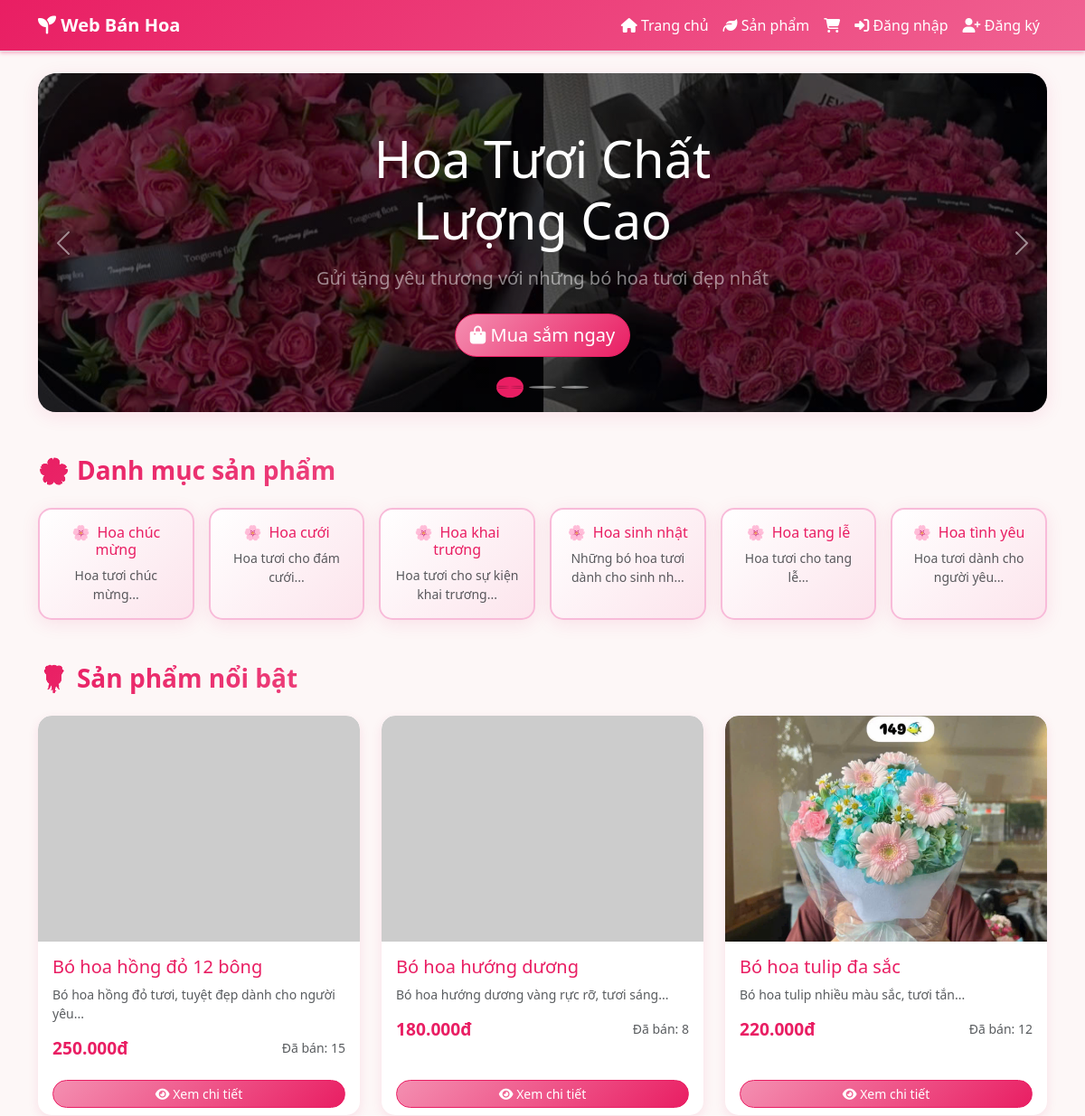
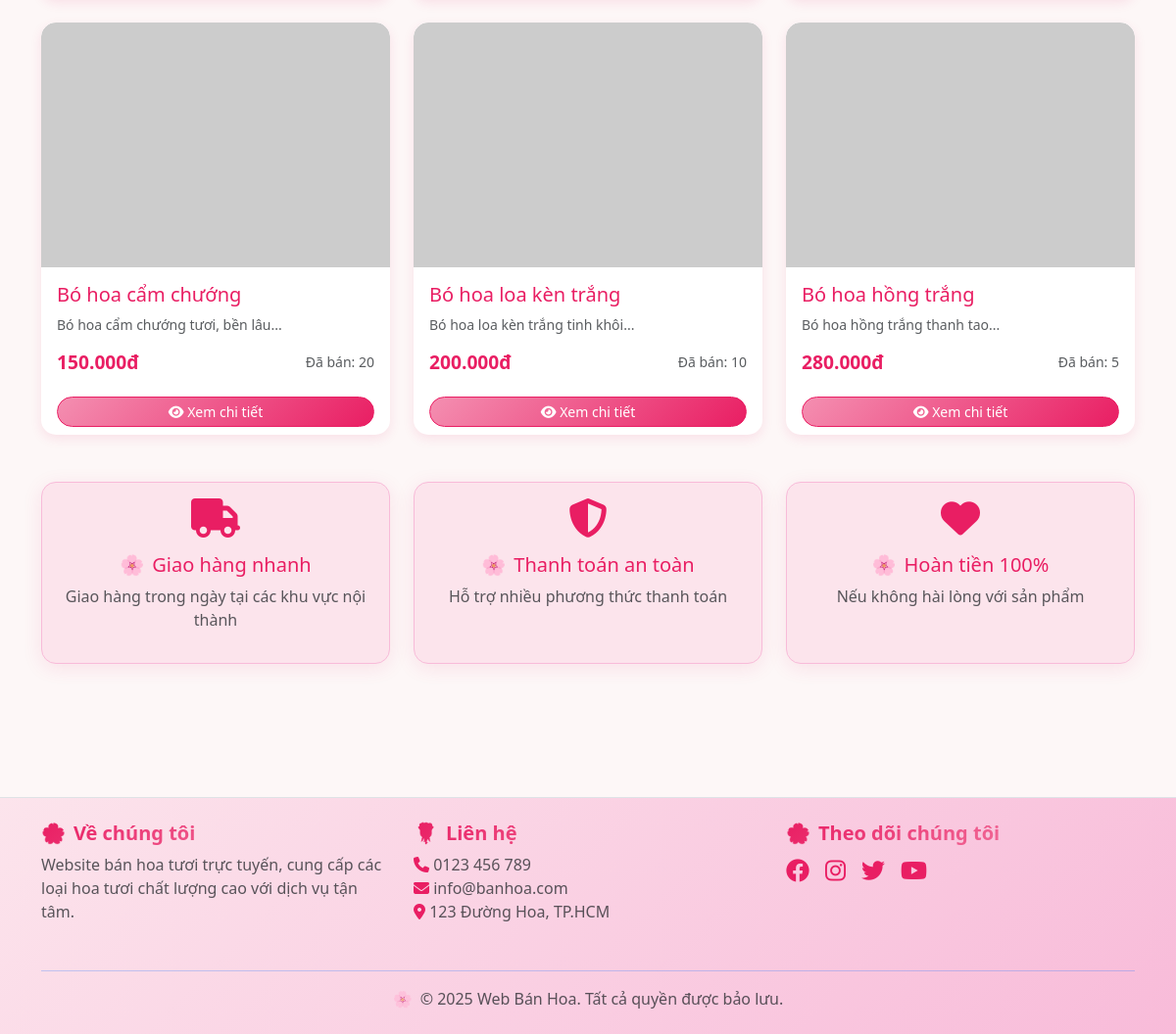
The page / on the database its author committed (2 pictures, top to bottom).
### tables this page shows
CREATE TABLE categories (
    category_id INT AUTO_INCREMENT PRIMARY KEY,
    name VARCHAR(100) NOT NULL,
    description TEXT,
    status ENUM('active', 'inactive') DEFAULT 'active'
);

CREATE TABLE products (
    product_id INT AUTO_INCREMENT PRIMARY KEY,
    name VARCHAR(255) NOT NULL,
    description TEXT,
    price DECIMAL(10, 2) NOT NULL,
    stock INT DEFAULT 0,
     
    image_url VARCHAR(500), 
    category_id INT,
    status ENUM('available', 'out_of_stock', 'discontinued') DEFAULT 'available',
    sold_count INT DEFAULT 0,
    view_count INT DEFAULT 0, 
    created_at TIMESTAMP DEFAULT CURRENT_TIMESTAMP,
    updated_at TIMESTAMP DEFAULT CURRENT_TIMESTAMP ON UPDATE CURRENT_TIMESTAMP,
    FOREIGN KEY (category_id) REFERENCES categories(category_id) ON DELETE SET NULL
);

CREATE TABLE product_images (
    image_id INT AUTO_INCREMENT PRIMARY KEY,
    product_id INT NOT NULL,
    image_url VARCHAR(500) NOT NULL,
    sort_order INT DEFAULT 0,  
    created_at TIMESTAMP DEFAULT CURRENT_TIMESTAMP,
    FOREIGN KEY (product_id) REFERENCES products(product_id) ON DELETE CASCADE
);

### models/Category.php (called while the page is built, shortened)
<?php
class Category {
    private $conn;
    private $table = 'categories';
    public function __construct($db) {
        $this->conn = $db;
    }
    public function getAllCategories() {
        $query = "SELECT * FROM " . $this->table . " WHERE status = 'active' ORDER BY name ASC";
        $result = $this->conn->query($query);
        return $result->fetch_all(MYSQLI_ASSOC);
    }
}
?>

### models/Product.php (called while the page is built, shortened)
<?php
class Product {
    private $conn;
    private $table = 'products';
    public function __construct($db) {
        $this->conn = $db;
    }
    public function getAllProducts($page = 1, $limit = ITEMS_PER_PAGE) {
        $offset = ($page - 1) * $limit;
        $query = "SELECT p.*, c.name as category_name
                  FROM " . $this->table . " p
                  LEFT JOIN categories c ON p.category_id = c.category_id
                  ORDER BY p.created_at DESC
                  LIMIT ? OFFSET ?";
        $stmt = $this->conn->prepare($query);
        $stmt->bind_param("ii", $limit, $offset);
        $stmt->execute();
        return $stmt->get_result()->fetch_all(MYSQLI_ASSOC);
    }
}
?>

### index.php (the view, shortened to what this page needs)
<?php
$conn = require ROOT_DIR . '/config/database.php';
require_once ROOT_DIR . '/models/Product.php';
require_once ROOT_DIR . '/models/Category.php';
$product = new Product($conn);
$category = new Category($conn);
$featured_products = $product->getAllProducts(1, 6);
$categories = $category->getAllCategories();
?>
<?php include 'views/layout/header.php'; ?>
<div class="container">
    <div id="heroCarousel" class="carousel slide mb-5 rounded-xl soft-shadow" data-bs-ride="carousel">
        <div class="carousel-indicators">
            <button type="button" data-bs-target="#heroCarousel" data-bs-slide-to="0" class="active"></button>
            <button type="button" data-bs-target="#heroCarousel" data-bs-slide-to="1"></button>
            <button type="button" data-bs-target="#heroCarousel" data-bs-slide-to="2"></button>
        </div>
        <div class="carousel-inner">
            <div class="carousel-item active">
                <div class="hero-slide" style="background-image: linear-gradient(rgba(0,0,0,0.4), rgba(0,0,0,0.4)), url('./assets/images/slide/z7381766425359_59890343ace576fda6504690a52bad7d.jpg');">
                    <div class="hero-content">
                        <h1 class="display-4 mb-3 text-white">Hoa Tươi Chất Lượng Cao</h1>
                        <p class="lead mb-4 text-white-50">Gửi tặng yêu thương với những bó hoa tươi đẹp nhất</p>
                        <a href="<?php echo APP_URL; ?>/products.php" class="btn btn-primary btn-lg rounded-pill">
                            <i class="fas fa-shopping-bag"></i> Mua sắm ngay
                        </a>
                    </div>
                </div>
            </div>
        </div>
        <button class="carousel-control-prev" type="button" data-bs-target="#heroCarousel" data-bs-slide="prev">
            <span class="carousel-control-prev-icon"></span>
        </button>
        <button class="carousel-control-next" type="button" data-bs-target="#heroCarousel" data-bs-slide="next">
            <span class="carousel-control-next-icon"></span>
        </button>
    </div>
    <div class="mb-5">
        <h3 class="mb-4 gradient-text flower-decoration">Danh mục sản phẩm</h3>
        <div class="row g-3">
            <?php foreach ($categories as $cat): ?>
                <div class="col-md-2 col-sm-4 col-6">
                    <a href="<?php echo APP_URL; ?>/products.php?category=<?php echo $cat['category_id']; ?>"
                       class="card category-card text-decoration-none text-dark h-100 soft-shadow">
                        <div class="card-body text-center p-3">
                            <h6 class="card-title text-primary flower-decoration"><?php echo $cat['name']; ?></h6>
                            <p class="card-text text-muted small"><?php echo substr($cat['description'], 0, 40) . '...'; ?></p>
                        </div>
                    </a>
                </div>
            <?php endforeach; ?>
        </div>
    </div>
    <div class="mb-5">
        <h3 class="mb-4 gradient-text rose-decoration">Sản phẩm nổi bật</h3>
        <div class="row g-4">
            <?php foreach ($featured_products as $prod): ?>
                <div class="col-md-4">
                    <div class="card product-card h-100 rounded-lg">
                        <?php
                        $product_image = '';
                        if (isset($prod['product_id'])) {
                            $img_query = "SELECT image_url FROM product_images WHERE product_id = ? ORDER BY sort_order ASC LIMIT 1";
                            $img_stmt = $conn->prepare($img_query);
                            $img_stmt->bind_param("i", $prod['product_id']);
                            $img_stmt->execute();
                            $img_result = $img_stmt->get_result();
                            if ($img_result->num_rows > 0) {
                                $img_row = $img_result->fetch_assoc();
                                $product_image = $img_row['image_url'];
                            } elseif (!empty($prod['image_url'])) {
                                $product_image = $prod['image_url'];
                            }
                        }
                        if (!empty($product_image)) {
                            echo "<img src='$product_image' class='card-img-top product-image' alt='{$prod['name']}' style='height: 250px; object-fit: cover;' onerror=\"this.src='https://via.placeholder.com/250x250?text=Product+{$prod['product_id']}'\">";
                        } else {
                            echo "<div class='card-img-top product-image d-flex align-items-center justify-content-center bg-light' style='height: 250px;'>";
                            echo "<span class='text-muted'>Sản phẩm #{$prod['product_id']}</span>";
                            echo "</div>";
                        }
                        ?>
                        <div class="card-body">
                            <h5 class="card-title text-primary"><?php echo $prod['name']; ?></h5>
                            <p class="card-text text-muted small"><?php echo substr($prod['description'], 0, 80) . '...'; ?></p>
                            <div class="d-flex justify-content-between align-items-center">
                                <span class="h5 mb-0 price-text"><?php echo number_format($prod['price'], 0, ',', '.'); ?>đ</span>
                                <small class="text-muted">Đã bán: <?php echo $prod['sold_count']; ?></small>
                            </div>
                        </div>
                        <div class="card-footer bg-transparent border-0">
                            <a href="<?php echo APP_URL; ?>/product-detail.php?id=<?php echo $prod['product_id']; ?>"
                               class="btn btn-primary btn-sm w-100 rounded-pill">
                                <i class="fas fa-eye"></i> Xem chi tiết
                            </a>
                        </div>
                    </div>
                </div>
            <?php endforeach; ?>
        </div>
    </div>
    <div class="row mb-5">
        <div class="col-md-4 text-center mb-3">
            <div class="card bg-light-pink rounded-lg soft-shadow h-100">
                <div class="card-body">
                    <i class="fas fa-truck text-primary mb-3" style="font-size: 2.5rem;"></i>
                    <h5 class="text-primary flower-decoration">Giao hàng nhanh</h5>
                    <p class="text-muted">Giao hàng trong ngày tại các khu vực nội thành</p>
                </div>
            </div>
        </div>
        <div class="col-md-4 text-center mb-3">
            <div class="card bg-light-pink rounded-lg soft-shadow h-100">
                <div class="card-body">
                    <i class="fas fa-shield-alt text-primary mb-3" style="font-size: 2.5rem;"></i>
                    <h5 class="text-primary flower-decoration">Thanh toán an toàn</h5>
                    <p class="text-muted">Hỗ trợ nhiều phương thức thanh toán</p>
                </div>
            </div>
        </div>
        <div class="col-md-4 text-center mb-3">
            <div class="card bg-light-pink rounded-lg soft-shadow h-100">
                <div class="card-body">
                    <i class="fas fa-heart text-primary mb-3" style="font-size: 2.5rem;"></i>
                    <h5 class="text-primary flower-decoration">Hoàn tiền 100%</h5>
                    <p class="text-muted">Nếu không hài lòng với sản phẩm</p>
                </div>
            </div>
        </div>
    </div>
</div>
<?php include 'views/layout/footer.php'; ?>

### assets/css/style.css (style rules this page uses)
body { font-family: 'Segoe UI', Tahoma, Geneva, Verdana, sans-serif; background-color: #fdf7f7; }
.card { transition: transform 0.2s ease-in-out; border: 1px solid #f8bbd9; box-shadow: 0 2px 8px rgba(216, 27, 96, 0.08); }
.btn-primary { background: linear-gradient(135deg, #f48fb1, #e91e63); border-color: #e91e63; color: white; }
.text-primary { color: #e91e63 !important; }
.carousel-item { border-radius: 15px; overflow: hidden; }
.product-card { border: none; box-shadow: 0 4px 12px rgba(216, 27, 96, 0.1); transition: all 0.3s ease; border-radius: 15px; overflow: hidden; }
.product-image { height: 250px; object-fit: cover; border-radius: 15px 15px 0 0; }
.price-text { font-size: 1.2rem; font-weight: bold; color: #e91e63; }
.hero-slide { height: 375px; background-size: cover; background-position: center; background-repeat: no-repeat; display: flex; align-items: center; justify-content: center; border-radius: 20px; position: relative; }
.hero-content { text-align: center; z-index: 2; max-width: 600px; padding: 1.5rem; }
.hero-slide::before { content: ''; position: absolute; top: 0; left: 0; right: 0; bottom: 0; background: rgba(0, 0, 0, 0.3); border-radius: 20px; z-index: 1; }
.carousel-control-prev, .carousel-control-next { width: 5%; z-index: 3; }
.carousel-indicators { z-index: 3; }
.carousel-indicators button { background-color: rgba(255, 255, 255, 0.7); border: 2px solid #fff; width: 12px; height: 12px; border-radius: 50%; }
.carousel-indicators button.active { background-color: #e91e63; border-color: #e91e63; }
.category-card { background: linear-gradient(135deg, #fff, #fce4ec); border: 2px solid #f8bbd9; border-radius: 15px; transition: all 0.3s ease; }
.flower-decoration::before { content: "🌸"; margin-right: 8px; }
.rose-decoration::before { content: "🌹"; margin-right: 8px; }
.soft-shadow { box-shadow: 0 4px 20px rgba(216, 27, 96, 0.1); }
.rounded-lg { border-radius: 15px; }
.rounded-xl { border-radius: 20px; }
.gradient-text { background: linear-gradient(135deg, #e91e63, #f48fb1); -webkit-background-clip: text; -webkit-text-fill-color: transparent; background-clip: text; font-weight: bold; }
.bg-soft-pink { background-color: #fdf7f7; }
.bg-light-pink { background-color: #fce4ec; }

### rows shown on the page
categories: name "Hoa chúc mừng", description "Hoa tươi chúc mừng"
categories: name "Hoa cưới", description "Hoa tươi cho đám cưới"
categories: name "Hoa khai trương", description "Hoa tươi cho sự kiện khai trương"
categories: name "Hoa sinh nhật", description "Những bó hoa tươi dành cho sinh nh"
categories: name "Hoa tang lễ", description "Hoa tươi cho tang lễ"
categories: name "Hoa tình yêu", description "Hoa tươi dành cho người yêu"
products: name "Bó hoa hồng đỏ 12 bông", description "Bó hoa hồng đỏ tươi, tuyệt đẹp dành cho người yêu", price "250.000", sold_count "15"
products: name "Bó hoa hướng dương", description "Bó hoa hướng dương vàng rực rỡ, tươi sáng", price "180.000", sold_count "8"
products: product_images.image_url (picture), name "Bó hoa tulip đa sắc", description "Bó hoa tulip nhiều màu sắc, tươi tắn", price "220.000", sold_count "12"
products: name "Bó hoa cẩm chướng", description "Bó hoa cẩm chướng tươi, bền lâu", price "150.000", sold_count "20"
products: name "Bó hoa loa kèn trắng", description "Bó hoa loa kèn trắng tinh khôi", price "200.000", sold_count "10"
products: name "Bó hoa hồng trắng", description "Bó hoa hồng trắng thanh tao", price "280.000", sold_count "5"
